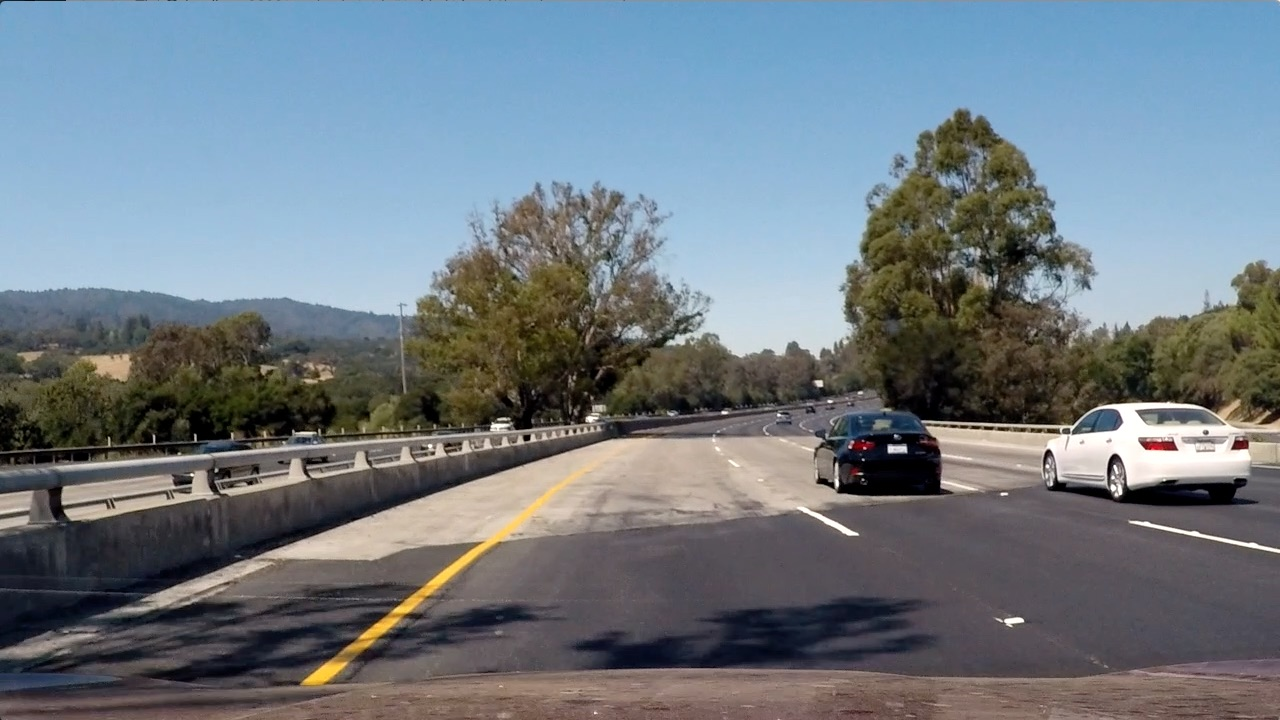
#> input picture Automatic-Parking-Management/test4.jpg, 1280 x 720 px
$ python HOG_example.py
#> lines starting #> are read from the running program, lines starting #| are printed output that depends on the picture
import numpy as np
import scipy
import scipy.signal as sig
import cv2
import matplotlib.pyplot as plt
import matplotlib.image as mpimg
from skimage.feature import hog

im = cv2.imread('test4.jpg')
#> im is the input picture: shape (720, 1280, 3); mean B, G, R 130.9, 122.7, 112.2
img = cv2.cvtColor(im, cv2.COLOR_BGR2GRAY)
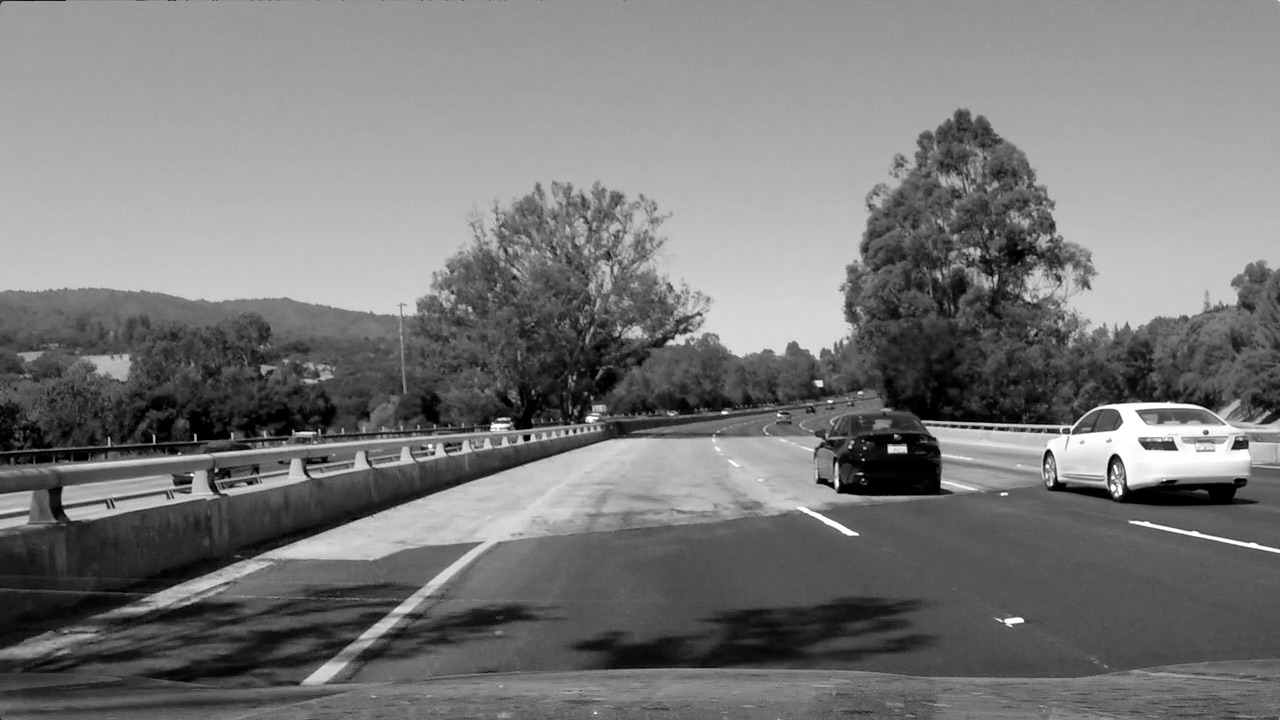
#> img: shape (720, 1280); min 0, max 255, mean 120.5
print(img.shape)
#| (720, 1280)
# [21 lines of commented-out code are left out]

'''
Using skimage
'''
fd, hog_img = hog(img, orientations=9, pixels_per_cell=(8, 8),
        cells_per_block=(3, 3), transform_sqrt=False,
        visualize=True, feature_vector=True)
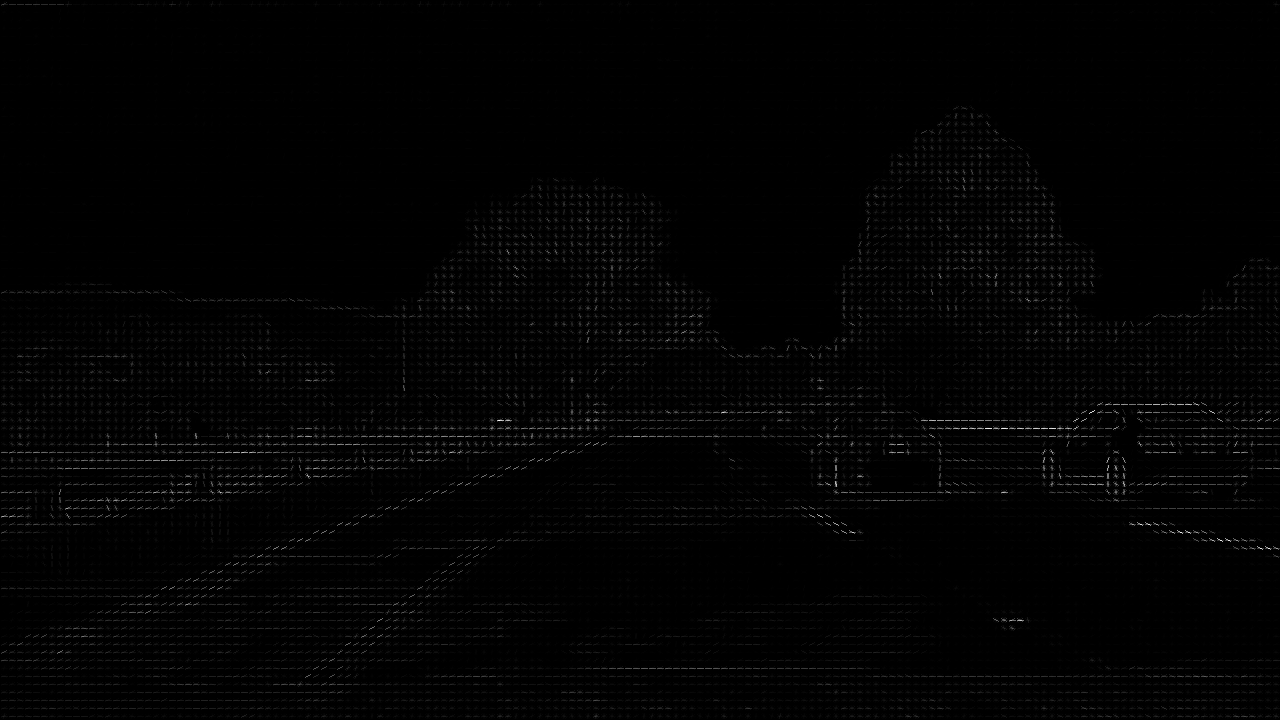
#> hog_img: shape (720, 1280) float64; min 0, max 93.66, mean 1; drawn with min black and max white
plt.imshow(hog_img)
plt.show()


# hsv = cv2.cvtColor(img, cv2.COLOR_BGR2HSV);
# cv2.imshow('hsv', hsv)
# cv2.waitKey()

$ run again, with Automatic-Parking-Management/luter_lot_2_1.png saved as Automatic-Parking-Management/test4.jpg
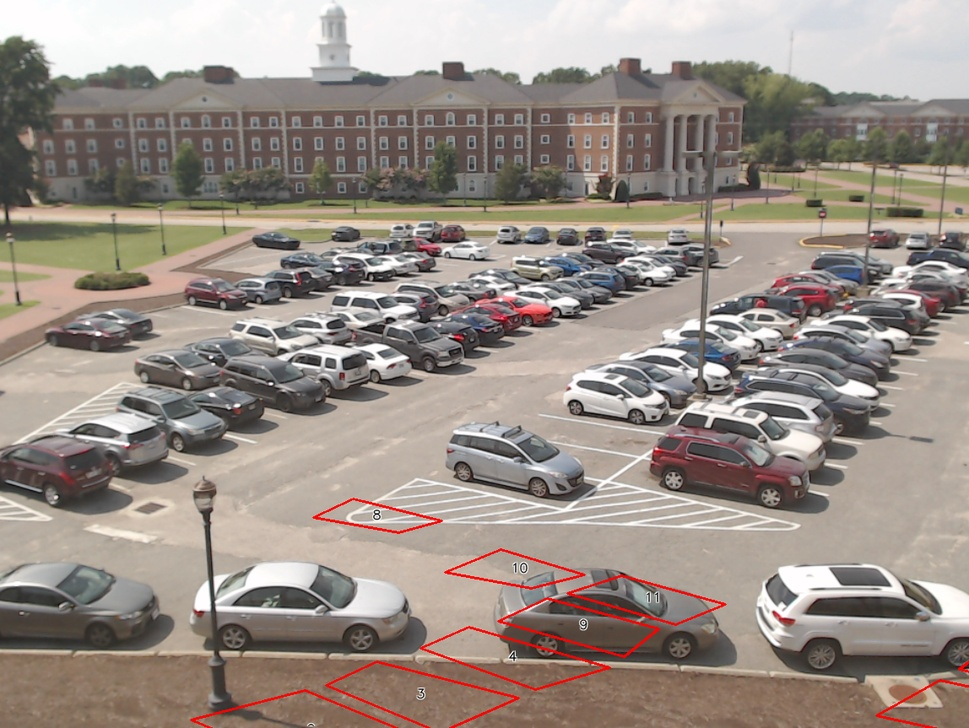
#> input picture Automatic-Parking-Management/luter_lot_2_1.png, 969 x 728 px, shrunk from 1148 x 863 before the run
#> im is the input picture: shape (728, 969, 3); mean B, G, R 135, 142.8, 153.4
#> `img = cv2.cvtColor(im, cv2.COLOR_BGR2GRAY)`:
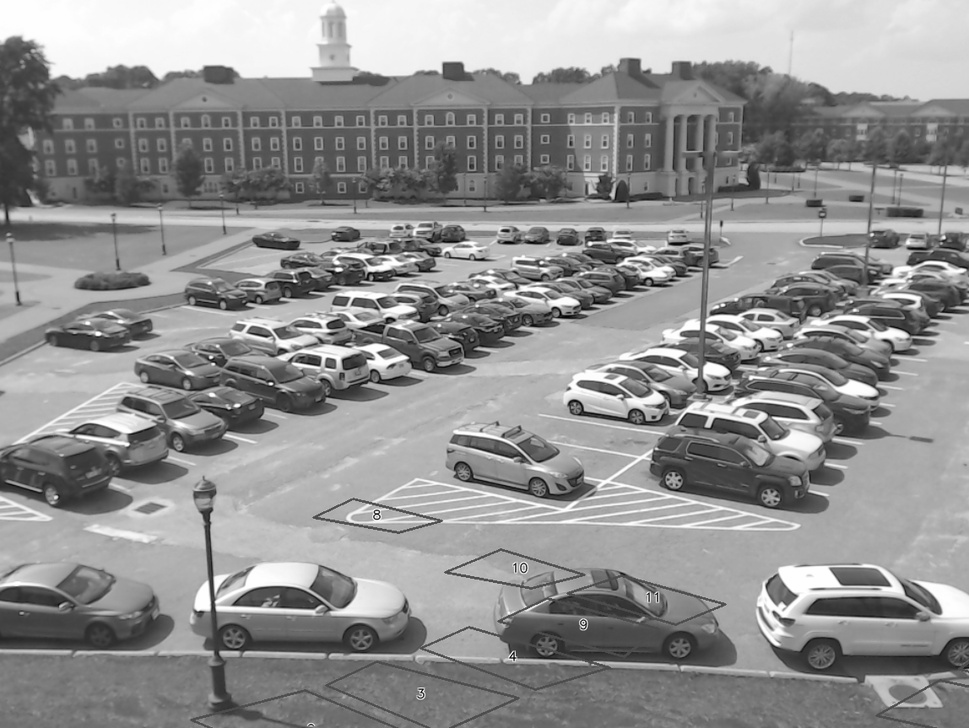
#> img: shape (728, 969); min 0, max 255, mean 145.1
#| (728, 969)
#> `fd, hog_img = hog(img, orientations=9, pixels_per_cell=(8, 8), cells_p..`:
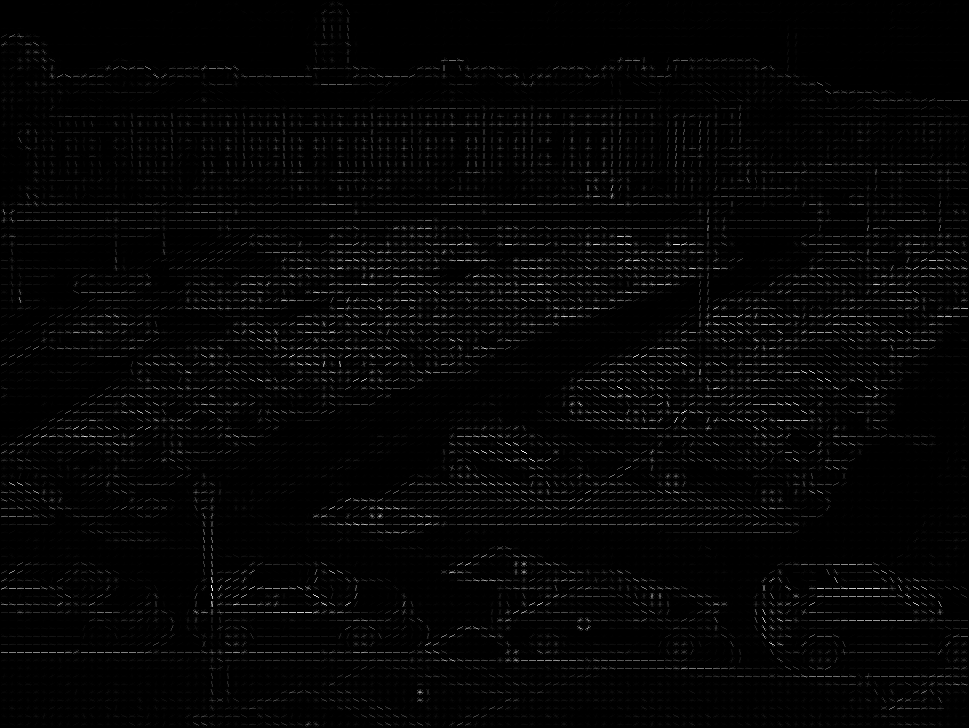
#> hog_img: shape (728, 969) float64; min 0, max 89.41, mean 1.8; drawn with min black and max white

$ run again, with Automatic-Parking-Management/luter_lot_dji.PNG saved as Automatic-Parking-Management/test4.jpg
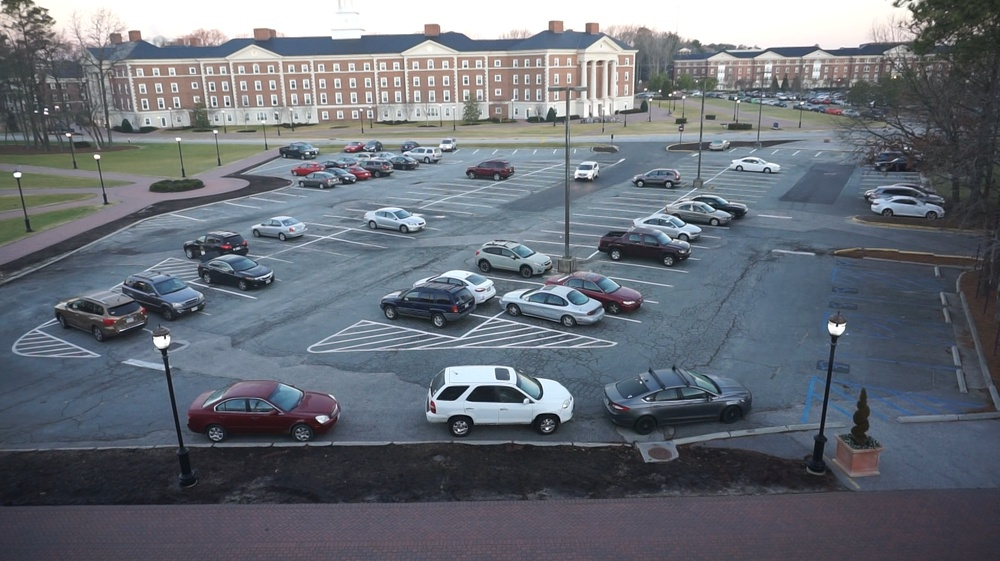
#> input picture Automatic-Parking-Management/luter_lot_dji.PNG, 1000 x 561 px, shrunk from 1916 x 1074 before the run
#> im is the input picture: shape (561, 1000, 3); mean B, G, R 118.6, 110, 104.4
#> `img = cv2.cvtColor(im, cv2.COLOR_BGR2GRAY)`:
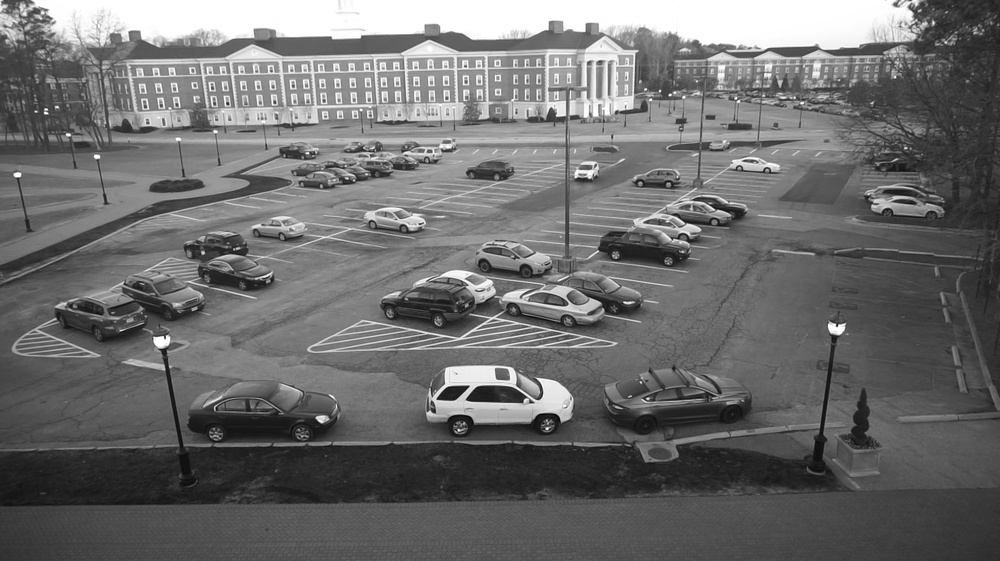
#> img: shape (561, 1000); min 2, max 255, mean 109.3
#| (561, 1000)
#> `fd, hog_img = hog(img, orientations=9, pixels_per_cell=(8, 8), cells_p..`:
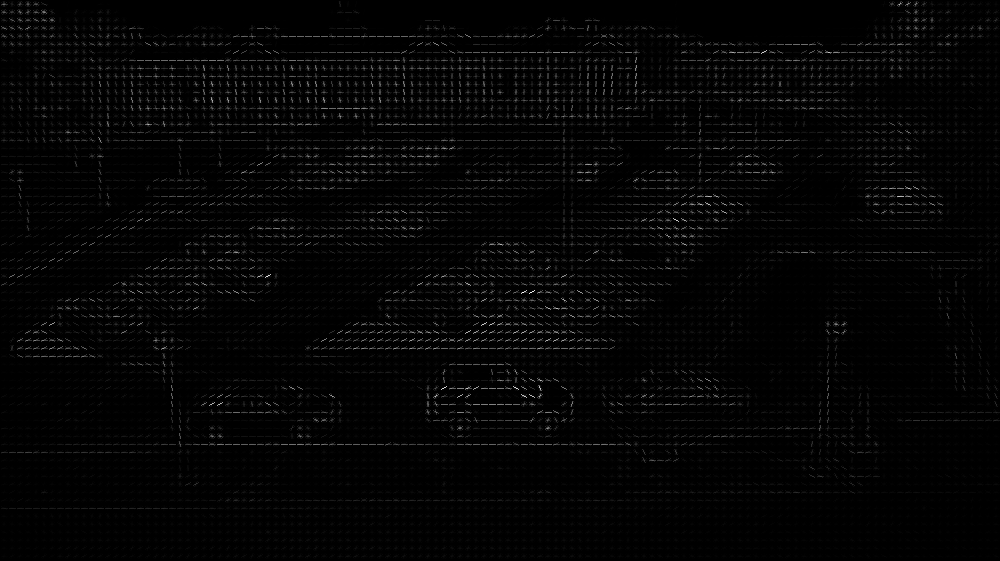
#> hog_img: shape (561, 1000) float64; min 0, max 97.14, mean 1.8; drawn with min black and max white

$ run again, with Automatic-Parking-Management/parking-no-car.png saved as Automatic-Parking-Management/test4.jpg
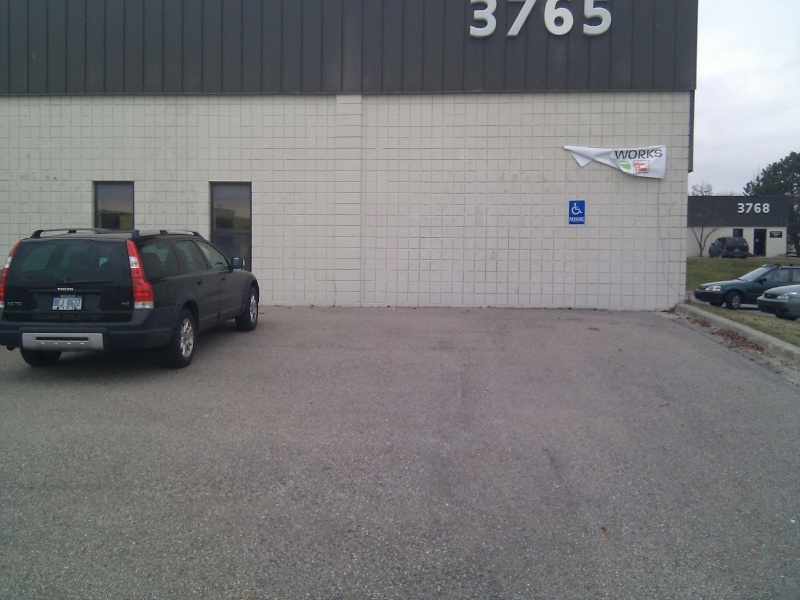
#> input picture Automatic-Parking-Management/parking-no-car.png, 800 x 600 px
#> im is the input picture: shape (600, 800, 3); mean B, G, R 121.3, 119.7, 120.1
#| (600, 800)
#> `fd, hog_img = hog(img, orientations=9, pixels_per_cell=(8, 8), cells_p..`:
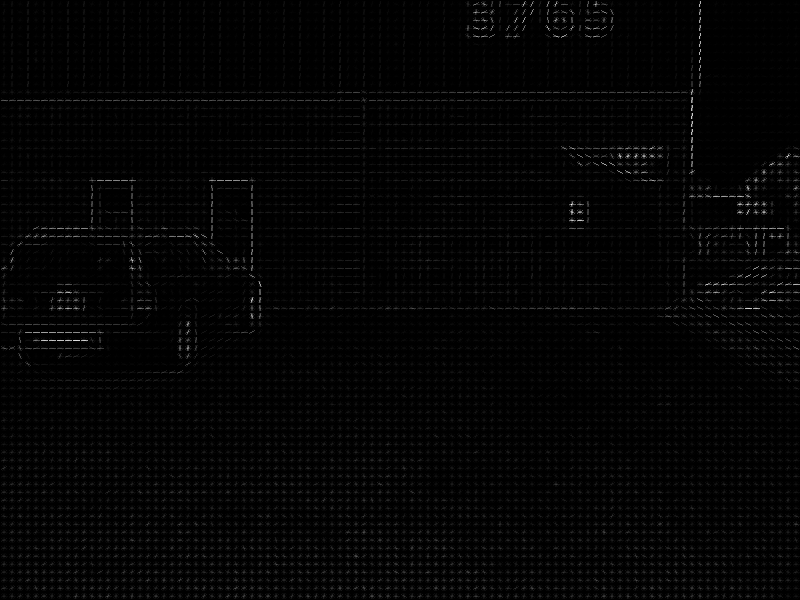
#> hog_img: shape (600, 800) float64; min 0, max 55.81, mean 1; drawn with min black and max white
